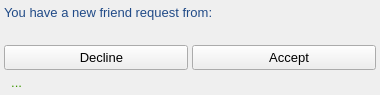
<?xml version="1.0" encoding="UTF-8"?>
<ui version="4.0">
 <class>FriendshipResponseObject</class>
 <widget class="QWidget" name="FriendshipResponseObject">
  <property name="geometry">
   <rect>
    <x>0</x>
    <y>0</y>
    <width>380</width>
    <height>95</height>
   </rect>
  </property>
  <property name="sizePolicy">
   <sizepolicy hsizetype="Fixed" vsizetype="Fixed">
    <horstretch>0</horstretch>
    <verstretch>0</verstretch>
   </sizepolicy>
  </property>
  <property name="minimumSize">
   <size>
    <width>380</width>
    <height>95</height>
   </size>
  </property>
  <property name="maximumSize">
   <size>
    <width>380</width>
    <height>95</height>
   </size>
  </property>
  <property name="font">
   <font>
    <pointsize>10</pointsize>
   </font>
  </property>
  <property name="windowTitle">
   <string>Friendship Request</string>
  </property>
  <layout class="QVBoxLayout" name="verticalLayout">
   <property name="spacing">
    <number>4</number>
   </property>
   <property name="leftMargin">
    <number>4</number>
   </property>
   <property name="topMargin">
    <number>4</number>
   </property>
   <property name="rightMargin">
    <number>4</number>
   </property>
   <property name="bottomMargin">
    <number>4</number>
   </property>
   <item>
    <widget class="QLabel" name="label_2">
     <property name="sizePolicy">
      <sizepolicy hsizetype="Expanding" vsizetype="Preferred">
       <horstretch>0</horstretch>
       <verstretch>0</verstretch>
      </sizepolicy>
     </property>
     <property name="maximumSize">
      <size>
       <width>380</width>
       <height>16777215</height>
      </size>
     </property>
     <property name="font">
      <font>
       <pointsize>10</pointsize>
      </font>
     </property>
     <property name="styleSheet">
      <string notr="true">color: rgb(32, 74, 135);</string>
     </property>
     <property name="text">
      <string>You have a new friend request from:</string>
     </property>
    </widget>
   </item>
   <item>
    <widget class="QLabel" name="emailLabel">
     <property name="sizePolicy">
      <sizepolicy hsizetype="Expanding" vsizetype="Preferred">
       <horstretch>0</horstretch>
       <verstretch>0</verstretch>
      </sizepolicy>
     </property>
     <property name="maximumSize">
      <size>
       <width>380</width>
       <height>16777215</height>
      </size>
     </property>
     <property name="font">
      <font>
       <pointsize>10</pointsize>
      </font>
     </property>
     <property name="styleSheet">
      <string notr="true">color: rgb(60, 150, 0);</string>
     </property>
     <property name="text">
      <string/>
     </property>
     <property name="indent">
      <number>-1</number>
     </property>
    </widget>
   </item>
   <item>
    <layout class="QHBoxLayout" name="horizontalLayout">
     <property name="spacing">
      <number>4</number>
     </property>
     <property name="topMargin">
      <number>0</number>
     </property>
     <item>
      <widget class="QPushButton" name="pushButton_2">
       <property name="sizePolicy">
        <sizepolicy hsizetype="Expanding" vsizetype="Fixed">
         <horstretch>0</horstretch>
         <verstretch>0</verstretch>
        </sizepolicy>
       </property>
       <property name="minimumSize">
        <size>
         <width>0</width>
         <height>25</height>
        </size>
       </property>
       <property name="maximumSize">
        <size>
         <width>16777215</width>
         <height>25</height>
        </size>
       </property>
       <property name="font">
        <font>
         <pointsize>10</pointsize>
        </font>
       </property>
       <property name="text">
        <string>   Decline</string>
       </property>
       <property name="icon">
        <iconset>
         <normalon>:/icons/icons/smiley_busy.png</normalon>
        </iconset>
       </property>
      </widget>
     </item>
     <item>
      <widget class="QPushButton" name="pushButton">
       <property name="sizePolicy">
        <sizepolicy hsizetype="Expanding" vsizetype="Fixed">
         <horstretch>0</horstretch>
         <verstretch>0</verstretch>
        </sizepolicy>
       </property>
       <property name="minimumSize">
        <size>
         <width>0</width>
         <height>25</height>
        </size>
       </property>
       <property name="maximumSize">
        <size>
         <width>16777215</width>
         <height>25</height>
        </size>
       </property>
       <property name="font">
        <font>
         <pointsize>10</pointsize>
        </font>
       </property>
       <property name="text">
        <string>   Accept</string>
       </property>
       <property name="icon">
        <iconset>
         <normalon>../../../../../build-Qs Messenger Client-Desktop-Debug/Resources/icons/addUser.png</normalon>
        </iconset>
       </property>
       <property name="iconSize">
        <size>
         <width>20</width>
         <height>20</height>
        </size>
       </property>
      </widget>
     </item>
    </layout>
   </item>
   <item>
    <widget class="QLabel" name="label">
     <property name="minimumSize">
      <size>
       <width>370</width>
       <height>17</height>
      </size>
     </property>
     <property name="maximumSize">
      <size>
       <width>370</width>
       <height>17</height>
      </size>
     </property>
     <property name="font">
      <font>
       <pointsize>10</pointsize>
      </font>
     </property>
     <property name="styleSheet">
      <string notr="true">color: rgb(60, 150, 0);</string>
     </property>
     <property name="text">
      <string>  ...</string>
     </property>
    </widget>
   </item>
  </layout>
 </widget>
 <resources/>
 <connections/>
</ui>
